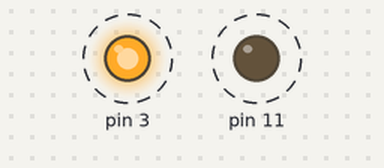
A sketch run on a simulated Arduino Uno, built with avr-gcc and run on an emulated ATmega328P. Parts: output pins drawn as LEDs (lit = HIGH). Dashed ring = blinking.

Above: at 2.1 s.
Timing chart, 0 to 5.0 s (numbered marks = the images above):
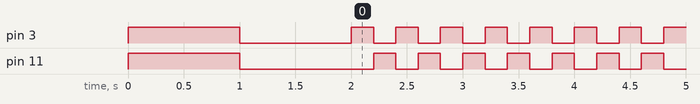

The sketch:

problem1.ino
```cpp
/*

*/

void setup() {
  pinMode(3,OUTPUT);
  pinMode(11,OUTPUT);
  digitalWrite(11,HIGH);
  digitalWrite(3,HIGH);
  delay(1000);
  digitalWrite(11,LOW);
  digitalWrite(3,LOW);
  delay(1000);
}

void loop() {
  digitalWrite(11,LOW);
  digitalWrite(3,HIGH);
  delay(200);
  digitalWrite(3,LOW);
  digitalWrite(11,HIGH);
  delay(200);
}
```

Measured:
- by itself, pin 3, pin 11: repeats every 0.40 s: HIGH 0.20 s, LOW 0.20 s
